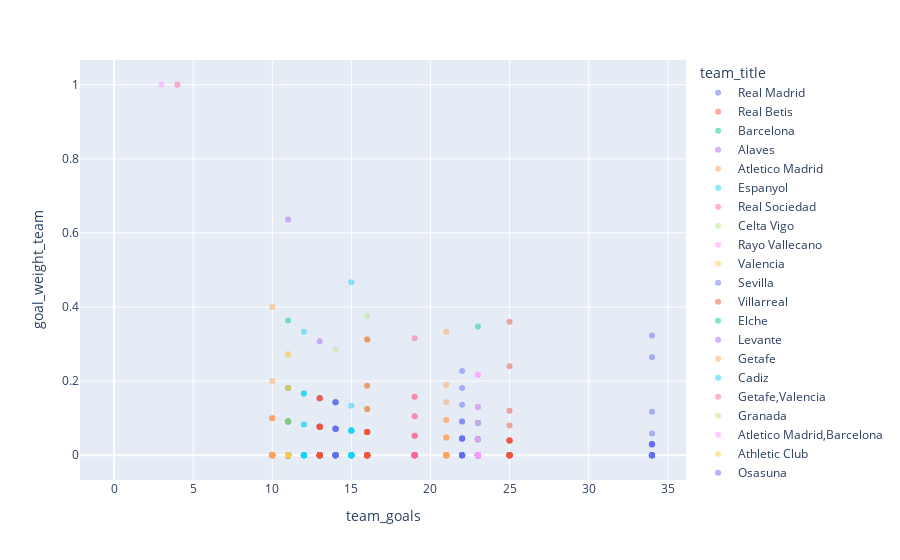

This figure's notebook cell:
### Code cell
px.scatter(df_all_players,x='team_goals',y='goal_weight_team',
            hover_data=['player_name','team_title'],color='team_title',opacity=0.5)

### Figure 1 — Plotly figure (JSON) as saved in the notebook; plotly's stock layout.template omitted (floating-point values rounded to 4 significant figures)
{"data": [{"customdata": [["Karim Benzema", "Real Madrid"], ["Vinícius Júnior", "Real Madrid"], ["Marco Asensio", "Real Madrid"], ["Nacho", "Real Madrid"], ["David Alaba", "Real Madrid"], ["Gareth Bale", "Real Madrid"], ["Lucas Vázquez", "Real Madrid"], ["Isco", "Real Madrid"], ["Daniel Carvajal", "Real Madrid"], ["Toni Kroos", "Real Madrid"], ["Ferland Mendy", "Real Madrid"], ["Eduardo Camavinga", "Real Madrid"], ["Thibaut Courtois", "Real Madrid"], ["Eden Hazard", "Real Madrid"], ["Casemiro", "Real Madrid"], ["Luka Modric", "Real Madrid"], ["Marcelo", "Real Madrid"], ["Mariano", "Real Madrid"], ["Jesús Vallejo", "Real Madrid"], ["Luka Jovic", "Real Madrid"], ["Federico Valverde", "Real Madrid"], ["Eder Militão", "Real Madrid"], ["Rodrygo", "Real Madrid"], ["Miguel Gutiérrez", "Real Madrid"], ["Sergio Santos", "Real Madrid"], ["Antonio Blanco", "Real Madrid"]], "hovertemplate": "team_title=%{customdata[1]}<br>team_goals=%{x}<br>goal_weight_team=%{y}<br>player_name=%{customdata[0]}<extra></extra>", "legendgroup": "Real Madrid", "marker": {"color": "#636efa", "opacity": 0.5, "symbol": "circle"}, "mode": "markers", "name": "Real Madrid", "orientation": "v", "showlegend": true, "type": "scatter", "x": [34, 34, 34, 34, 34, 34, 34, 34, 34, 34, 34, 34, 34, 34, 34, 34, 34, 34, 34, 34, 34, 34, 34, 34, 34, 34], "xaxis": "x", "y": [0.3235, 0.2647, 0.1176, 0.05882, 0.02941, 0.02941, 0.02941, 0.02941, 0.02941, 0.02941, 0.02941, 0.02941, 0, 0, 0, 0, 0, 0, 0, 0, 0, 0, 0, 0, 0, 0], "yaxis": "y"}, {"customdata": [["Juanmi", "Real Betis"], ["Willian José", "Real Betis"], ["Borja Iglesias", "Real Betis"], ["Nabil Fekir", "Real Betis"], ["Germán Pezzella", "Real Betis"], ["Sergio Canales", "Real Betis"], ["Álex Moreno", "Real Betis"], ["Rodrigo Sánchez", "Real Betis"], ["Kike Hermoso", "Real Betis"], ["Héctor Bellerín", "Real Betis"], ["Cristian Tello", "Real Betis"], ["Claudio Bravo", "Real Betis"], ["Martín Montoya", "Real Betis"], ["Joaquín", "Real Betis"], ["Víctor Ruiz", "Real Betis"], ["Víctor Camarasa", "Real Betis"], ["Marc Bartra", "Real Betis"], ["Rui Silva", "Real Betis"], ["Andrés Guardado", "Real Betis"], ["Aitor Ruibal", "Real Betis"], ["William Carvalho", "Real Betis"], ["Robert", "Real Betis"], ["Juan Miranda", "Real Betis"], ["Diego Lainez", "Real Betis"], ["Paul Akouokou", "Real Betis"], ["Edgar González", "Real Betis"], ["Guido Rodríguez", "Real Betis"], ["José Manuel Calderón", "Real Betis"]], "hovertemplate": "team_title=%{customdata[1]}<br>team_goals=%{x}<br>goal_weight_team=%{y}<br>player_name=%{customdata[0]}<extra></extra>", "legendgroup": "Real Betis", "marker": {"color": "#EF553B", "opacity": 0.5, "symbol": "circle"}, "mode": "markers", "name": "Real Betis", "orientation": "v", "showlegend": true, "type": "scatter", "x": [25, 25, 25, 25, 25, 25, 25, 25, 25, 25, 25, 25, 25, 25, 25, 25, 25, 25, 25, 25, 25, 25, 25, 25, 25, 25, 25, 25], "xaxis": "x", "y": [0.36, 0.24, 0.12, 0.08, 0.04, 0.04, 0.04, 0.04, 0.04, 0, 0, 0, 0, 0, 0, 0, 0, 0, 0, 0, 0, 0, 0, 0, 0, 0, 0, 0], "yaxis": "y"}, {"customdata": [["Memphis Depay", "Barcelona"], ["Anssumane Fati", "Barcelona"], ["Philippe Coutinho", "Barcelona"], ["Sergi Roberto", "Barcelona"], ["Martin Braithwaite", "Barcelona"], ["Sergio Agüero", "Barcelona"], ["Gerard Piqué", "Barcelona"], ["Sergio Busquets", "Barcelona"], ["Frenkie de Jong", "Barcelona"], ["Luuk de Jong", "Barcelona"], ["Ronald Araújo", "Barcelona"], ["Neto", "Barcelona"], ["Marc-André ter Stegen", "Barcelona"], ["Jordi Alba", "Barcelona"], ["Ousmane Dembélé", "Barcelona"], ["Clement Lenglet", "Barcelona"], ["Emerson", "Barcelona"], ["Riqui Puig", "Barcelona"], ["Eric Garcia", "Barcelona"], ["Pedri", "Barcelona"], ["Sergiño Dest", "Barcelona"], ["Óscar Mingueza", "Barcelona"], ["Nico González", "Barcelona"], ["Yusuf Demir", "Barcelona"], ["Gavi", "Barcelona"], ["Álex Balde", "Barcelona"], ["Abdessamad Ezzalzouli", "Barcelona"], ["Ilias Akhomach", "Barcelona"]], "hovertemplate": "team_title=%{customdata[1]}<br>team_goals=%{x}<br>goal_weight_team=%{y}<br>player_name=%{customdata[0]}<extra></extra>", "legendgroup": "Barcelona", "marker": {"color": "#00cc96", "opacity": 0.5, "symbol": "circle"}, "mode": "markers", "name": "Barcelona", "orientation": "v", "showlegend": true, "type": "scatter", "x": [23, 23, 23, 23, 23, 23, 23, 23, 23, 23, 23, 23, 23, 23, 23, 23, 23, 23, 23, 23, 23, 23, 23, 23, 23, 23, 23, 23], "xaxis": "x", "y": [0.3478, 0.1304, 0.08696, 0.08696, 0.08696, 0.04348, 0.04348, 0.04348, 0.04348, 0.04348, 0.04348, 0, 0, 0, 0, 0, 0, 0, 0, 0, 0, 0, 0, 0, 0, 0, 0, 0], "yaxis": "y"}, {"customdata": [["Joselu", "Alaves"], ["Víctor Laguardia", "Alaves"], ["Luis Rioja", "Alaves"], ["Mamadou Loum", "Alaves"], ["Matt Miazga", "Alaves"], ["Manu García", "Alaves"], ["Edgar Méndez", "Alaves"], ["Rubén Duarte", "Alaves"], ["John Guidetti", "Alaves"], ["Mamadou Sylla", "Alaves"], ["Tomás Pina", "Alaves"], ["Ximo Navarro", "Alaves"], ["Fernando Pacheco", "Alaves"], ["Florian Lejeune", "Alaves"], ["Alberto Rodríguez", "Alaves"], ["Antonio Moya", "Alaves"], ["Martín Aguirregabiria", "Alaves"], ["Antonio Sivera", "Alaves"], ["Pere Pons", "Alaves"], ["Miguel De la Fuente", "Alaves"], ["Iván Martín", "Alaves"], ["Javier López", "Alaves"], ["Facundo Pellistri", "Alaves"], ["Saul García", "Alaves"]], "hovertemplate": "team_title=%{customdata[1]}<br>team_goals=%{x}<br>goal_weight_team=%{y}<br>player_name=%{customdata[0]}<extra></extra>", "legendgroup": "Alaves", "marker": {"color": "#ab63fa", "opacity": 0.5, "symbol": "circle"}, "mode": "markers", "name": "Alaves", "orientation": "v", "showlegend": true, "type": "scatter", "x": [11, 11, 11, 11, 11, 11, 11, 11, 11, 11, 11, 11, 11, 11, 11, 11, 11, 11, 11, 11, 11, 11, 11, 11], "xaxis": "x", "y": [0.6364, 0.1818, 0.09091, 0.09091, 0, 0, 0, 0, 0, 0, 0, 0, 0, 0, 0, 0, 0, 0, 0, 0, 0, 0, 0, 0], "yaxis": "y"}, {"customdata": [["Luis Suárez", "Atletico Madrid"], ["Ángel Correa", "Atletico Madrid"], ["Thomas Lemar", "Atletico Madrid"], ["Yannick Carrasco", "Atletico Madrid"], ["Matheus Cunha", "Atletico Madrid"], ["Sime Vrsaljko", "Atletico Madrid"], ["João Félix", "Atletico Madrid"], ["Felipe", "Atletico Madrid"], ["Kieran Trippier", "Atletico Madrid"], ["Rodrigo de Paul", "Atletico Madrid"], ["Geoffrey Kondogbia", "Atletico Madrid"], ["Jan Oblak", "Atletico Madrid"], ["Stefan Savic", "Atletico Madrid"], ["Saúl Ñíguez", "Atletico Madrid"], ["Koke", "Atletico Madrid"], ["Giménez", "Atletico Madrid"], ["Marcos Llorente", "Atletico Madrid"], ["Mario Hermoso", "Atletico Madrid"], ["Renan Lodi", "Atletico Madrid"], ["Héctor Herrera", "Atletico Madrid"], ["Carlos Martín", "Atletico Madrid"]], "hovertemplate": "team_title=%{customdata[1]}<br>team_goals=%{x}<br>goal_weight_team=%{y}<br>player_name=%{customdata[0]}<extra></extra>", "legendgroup": "Atletico Madrid", "marker": {"color": "#FFA15A", "opacity": 0.5, "symbol": "circle"}, "mode": "markers", "name": "Atletico Madrid", "orientation": "v", "showlegend": true, "type": "scatter", "x": [21, 21, 21, 21, 21, 21, 21, 21, 21, 21, 21, 21, 21, 21, 21, 21, 21, 21, 21, 21, 21], "xaxis": "x", "y": [0.3333, 0.1905, 0.1429, 0.09524, 0.09524, 0.04762, 0.04762, 0.04762, 0, 0, 0, 0, 0, 0, 0, 0, 0, 0, 0, 0, 0], "yaxis": "y"}, {"customdata": [["Raúl de Tomás", "Espanyol"], ["Aleix Vidal", "Espanyol"], ["Sergi Gómez", "Espanyol"], ["Leandro Cabrera", "Espanyol"], ["Manuel Morlanes", "Espanyol"], ["Adrià Pedrosa", "Espanyol"], ["Yangel Herrera", "Espanyol"], ["Nicolás Melamed", "Espanyol"], ["Diego López", "Espanyol"], ["David López", "Espanyol"], ["Álvaro Vadillo", "Espanyol"], ["Adrián Embarba", "Espanyol"], ["Miguelón", "Espanyol"], ["Sergi Darder", "Espanyol"], ["Dídac Vilá", "Espanyol"], ["Fran Mérida", "Espanyol"], ["Óscar Melendo", "Espanyol"], ["Keidi Bare", "Espanyol"], ["Landry Dimata", "Espanyol"], ["Fernando Calero", "Espanyol"], ["Javi Puado", "Espanyol"], ["Wu Lei", "Espanyol"], ["Víctor Gómez", "Espanyol"], ["Óscar Gil", "Espanyol"], ["Gori", "Espanyol"], ["Lluís Recasens", "Espanyol"], ["Rubén Sánchez", "Espanyol"]], "hovertemplate": "team_title=%{customdata[1]}<br>team_goals=%{x}<br>goal_weight_team=%{y}<br>player_name=%{customdata[0]}<extra></extra>", "legendgroup": "Espanyol", "marker": {"color": "#19d3f3", "opacity": 0.5, "symbol": "circle"}, "mode": "markers", "name": "Espanyol", "orientation": "v", "showlegend": true, "type": "scatter", "x": [15, 15, 15, 15, 15, 15, 15, 15, 15, 15, 15, 15, 15, 15, 15, 15, 15, 15, 15, 15, 15, 15, 15, 15, 15, 15, 15], "xaxis": "x", "y": [0.4667, 0.1333, 0.06667, 0.06667, 0.06667, 0.06667, 0.06667, 0.06667, 0, 0, 0, 0, 0, 0, 0, 0, 0, 0, 0, 0, 0, 0, 0, 0, 0, 0, 0], "yaxis": "y"}, {"customdata": [["Mikel Oyarzabal", "Real Sociedad"], ["Aritz Elustondo", "Real Sociedad"], ["Alexander Isak", "Real Sociedad"], ["Mikel Merino", "Real Sociedad"], ["Julen Lobete", "Real Sociedad"], ["Adnan Januzaj", "Real Sociedad"], ["Alexander Sørloth", "Real Sociedad"], ["Ander Barrenetxea", "Real Sociedad"], ["David Silva", "Real Sociedad"], ["Zaldúa", "Real Sociedad"], ["Jon Bautista", "Real Sociedad"], ["Mat Ryan", "Real Sociedad"], ["Igor Zubeldia", "Real Sociedad"], ["Remiro", "Real Sociedad"], ["Diego Rico", "Real Sociedad"], ["Jon Guridi", "Real Sociedad"], ["Portu", "Real Sociedad"], ["Ander Guevara", "Real Sociedad"], ["Andoni Gorosabel", "Real Sociedad"], ["Robin Le Normand", "Real Sociedad"], ["Aihen Muñoz", "Real Sociedad"], ["Martín Zubimendi", "Real Sociedad"], ["German Valera", "Real Sociedad"], ["Jon Pacheco Dozagarat", "Real Sociedad"], ["Roberto Navarro", "Real Sociedad"], ["Beñat Turrientes", "Real Sociedad"], ["Cristo Romero", "Real Sociedad"]], "hovertemplate": "team_title=%{customdata[1]}<br>team_goals=%{x}<br>goal_weight_team=%{y}<br>player_name=%{customdata[0]}<extra></extra>", "legendgroup": "Real Sociedad", "marker": {"color": "#FF6692", "opacity": 0.5, "symbol": "circle"}, "mode": "markers", "name": "Real Sociedad", "orientation": "v", "showlegend": true, "type": "scatter", "x": [19, 19, 19, 19, 19, 19, 19, 19, 19, 19, 19, 19, 19, 19, 19, 19, 19, 19, 19, 19, 19, 19, 19, 19, 19, 19, 19], "xaxis": "x", "y": [0.3158, 0.1579, 0.1579, 0.1053, 0.1053, 0.05263, 0.05263, 0.05263, 0, 0, 0, 0, 0, 0, 0, 0, 0, 0, 0, 0, 0, 0, 0, 0, 0, 0, 0], "yaxis": "y"}, {"customdata": [["Iago Aspas", "Celta Vigo"], ["Santi Mina", "Celta Vigo"], ["Brais Méndez", "Celta Vigo"], ["Nolito", "Celta Vigo"], ["Denis Suárez", "Celta Vigo"], ["Franco Cervi", "Celta Vigo"], ["Jeison Murillo", "Celta Vigo"], ["Hugo Mallo", "Celta Vigo"], ["Kevin", "Celta Vigo"], ["Néstor Araújo", "Celta Vigo"], ["Fran Beltrán", "Celta Vigo"], ["Okay Yokuslu", "Celta Vigo"], ["Javi Galán", "Celta Vigo"], ["Joseph Aidoo", "Celta Vigo"], ["José Manuel Fontán", "Celta Vigo"], ["Renato Tapia", "Celta Vigo"], ["Miguel Baeza", "Celta Vigo"], ["Augusto Solari", "Celta Vigo"], ["Carlos Domínguez", "Celta Vigo"], ["Matías Dituro", "Celta Vigo"], ["Thiago Galhardo", "Celta Vigo"], ["Hugo Álvarez", "Celta Vigo"]], "hovertemplate": "team_title=%{customdata[1]}<br>team_goals=%{x}<br>goal_weight_team=%{y}<br>player_name=%{customdata[0]}<extra></extra>", "legendgroup": "Celta Vigo", "marker": {"color": "#B6E880", "opacity": 0.5, "symbol": "circle"}, "mode": "markers", "name": "Celta Vigo", "orientation": "v", "showlegend": true, "type": "scatter", "x": [16, 16, 16, 16, 16, 16, 16, 16, 16, 16, 16, 16, 16, 16, 16, 16, 16, 16, 16, 16, 16, 16], "xaxis": "x", "y": [0.375, 0.3125, 0.125, 0.0625, 0.0625, 0.0625, 0, 0, 0, 0, 0, 0, 0, 0, 0, 0, 0, 0, 0, 0, 0, 0], "yaxis": "y"}, {"customdata": [["Falcao", "Rayo Vallecano"], ["Álvaro García", "Rayo Vallecano"], ["Óscar Trejo", "Rayo Vallecano"], ["Randy Nteka", "Rayo Vallecano"], ["Sergi Guardiola", "Rayo Vallecano"], ["Isi Palazón", "Rayo Vallecano"], ["Santiago Comesaña", "Rayo Vallecano"], ["Pathé Ciss", "Rayo Vallecano"], ["Mario Hernández", "Rayo Vallecano"], ["Mario Suárez", "Rayo Vallecano"], ["Bebé", "Rayo Vallecano"], ["Stole Dimitrievski", "Rayo Vallecano"], ["Unai López", "Rayo Vallecano"], ["José Pozo", "Rayo Vallecano"], ["Kévin Rodrigues", "Rayo Vallecano"], ["Iván Balliu", "Rayo Vallecano"], ["Luca Zidane", "Rayo Vallecano"], ["Martín Merquelanz", "Rayo Vallecano"], ["Alejandro Catena", "Rayo Vallecano"], ["Fran García", "Rayo Vallecano"], ["Óscar Valentín", "Rayo Vallecano"], ["Andrés Martín", "Rayo Vallecano"], ["Yacine Qasmi", "Rayo Vallecano"], ["Esteban Saveljich", "Rayo Vallecano"], ["Nikola Maras", "Rayo Vallecano"]], "hovertemplate": "team_title=%{customdata[1]}<br>team_goals=%{x}<br>goal_weight_team=%{y}<br>player_name=%{customdata[0]}<extra></extra>", "legendgroup": "Rayo Vallecano", "marker": {"color": "#FF97FF", "opacity": 0.5, "symbol": "circle"}, "mode": "markers", "name": "Rayo Vallecano", "orientation": "v", "showlegend": true, "type": "scatter", "x": [23, 23, 23, 23, 23, 23, 23, 23, 23, 23, 23, 23, 23, 23, 23, 23, 23, 23, 23, 23, 23, 23, 23, 23, 23], "xaxis": "x", "y": [0.2174, 0.2174, 0.1304, 0.1304, 0.08696, 0.08696, 0.04348, 0.04348, 0.04348, 0, 0, 0, 0, 0, 0, 0, 0, 0, 0, 0, 0, 0, 0, 0, 0], "yaxis": "y"}, {"customdata": [["Carlos Soler", "Valencia"], ["Gonçalo Guedes", "Valencia"], ["José Gayá", "Valencia"], ["Gabriel", "Valencia"], ["Daniel Wass", "Valencia"], ["Maxi Gómez", "Valencia"], ["Hugo Guillamón", "Valencia"], ["Marcos de Sousa", "Valencia"], ["Omar Alderete", "Valencia"], ["Toni Lato", "Valencia"], ["Denis Cheryshev", "Valencia"], ["Cristiano Piccini", "Valencia"], ["Hélder Costa", "Valencia"], ["Jason", "Valencia"], ["Jasper Cillessen", "Valencia"], ["Mouctar Diakhaby", "Valencia"], ["Uros Racic", "Valencia"], ["Manu Vallejo", "Valencia"], ["Thierry Correia", "Valencia"], ["Koba Koindredi", "Valencia"], ["Yunus Musah", "Valencia"], ["Jesús Vázquez", "Valencia"], ["Giorgi Mamardashvili", "Valencia"]], "hovertemplate": "team_title=%{customdata[1]}<br>team_goals=%{x}<br>goal_weight_team=%{y}<br>player_name=%{customdata[0]}<extra></extra>", "legendgroup": "Valencia", "marker": {"color": "#FECB52", "opacity": 0.5, "symbol": "circle"}, "mode": "markers", "name": "Valencia", "orientation": "v", "showlegend": true, "type": "scatter", "x": [16, 16, 16, 16, 16, 16, 16, 16, 16, 16, 16, 16, 16, 16, 16, 16, 16, 16, 16, 16, 16, 16, 16], "xaxis": "x", "y": [0.3125, 0.1875, 0.125, 0.0625, 0.0625, 0.0625, 0.0625, 0.0625, 0.0625, 0, 0, 0, 0, 0, 0, 0, 0, 0, 0, 0, 0, 0, 0], "yaxis": "y"}, {"customdata": [["Rafa Mir", "Sevilla"], ["Erik Lamela", "Sevilla"], ["Youssef En-Nesyri", "Sevilla"], ["Lucas Ocampos", "Sevilla"], ["Diego Carlos", "Sevilla"], ["Fernando", "Sevilla"], ["Alejandro Gomez", "Sevilla"], ["Ivan Rakitic", "Sevilla"], ["Munir", "Sevilla"], ["Óliver Torres", "Sevilla"], ["Marcos Acuña", "Sevilla"], ["Jesús Navas", "Sevilla"], ["Suso", "Sevilla"], ["Joan Jordán", "Sevilla"], ["Karim Rekik", "Sevilla"], ["Thomas Delaney", "Sevilla"], ["Ludwig Augustinsson", "Sevilla"], ["Bono", "Sevilla"], ["Marko Dmitrovic", "Sevilla"], ["Jules Koundé", "Sevilla"], ["Óscar Rodríguez", "Sevilla"], ["Nemanja Gudelj", "Sevilla"], ["Oussama Idrissi", "Sevilla"], ["Iván Romero", "Sevilla"], ["Pedro Ortiz", "Sevilla"], ["Gonzalo Montiel", "Sevilla"]], "hovertemplate": "team_title=%{customdata[1]}<br>team_goals=%{x}<br>goal_weight_team=%{y}<br>player_name=%{customdata[0]}<extra></extra>", "legendgroup": "Sevilla", "marker": {"color": "#636efa", "opacity": 0.5, "symbol": "circle"}, "mode": "markers", "name": "Sevilla", "orientation": "v", "showlegend": true, "type": "scatter", "x": [22, 22, 22, 22, 22, 22, 22, 22, 22, 22, 22, 22, 22, 22, 22, 22, 22, 22, 22, 22, 22, 22, 22, 22, 22, 22], "xaxis": "x", "y": [0.2273, 0.1818, 0.1364, 0.09091, 0.09091, 0.04545, 0.04545, 0.04545, 0.04545, 0.04545, 0.04545, 0, 0, 0, 0, 0, 0, 0, 0, 0, 0, 0, 0, 0, 0, 0], "yaxis": "y"}, {"customdata": [["Arnaut Danjuma Groeneveld", "Villarreal"], ["Manu Trigueros", "Villarreal"], ["Alberto Moreno", "Villarreal"], ["Francis Coquelin", "Villarreal"], ["Gerard Moreno", "Villarreal"], ["Pau Torres", "Villarreal"], ["Samuel Chukwueze", "Villarreal"], ["Boulaye Dia", "Villarreal"], ["Yeremi Pino", "Villarreal"], ["Etienne Capoue", "Villarreal"], ["Raúl Albiol", "Villarreal"], ["Vicente Iborra", "Villarreal"], ["Moi Gómez", "Villarreal"], ["Gerónimo Rulli", "Villarreal"], ["Mario", "Villarreal"], ["Daniel Parejo", "Villarreal"], ["Paco Alcácer", "Villarreal"], ["Sergio Asenjo", "Villarreal"], ["Alfonso", "Villarreal"], ["Aissa Mandi", "Villarreal"], ["Serge Aurier", "Villarreal"], ["Rubén Peña", "Villarreal"], ["Estupiñán", "Villarreal"], ["Raba", "Villarreal"], ["Juan Foyth", "Villarreal"], ["Nicolas Jackson", "Villarreal"]], "hovertemplate": "team_title=%{customdata[1]}<br>team_goals=%{x}<br>goal_weight_team=%{y}<br>player_name=%{customdata[0]}<extra></extra>", "legendgroup": "Villarreal", "marker": {"color": "#EF553B", "opacity": 0.5, "symbol": "circle"}, "mode": "markers", "name": "Villarreal", "orientation": "v", "showlegend": true, "type": "scatter", "x": [16, 16, 16, 16, 16, 16, 16, 16, 16, 16, 16, 16, 16, 16, 16, 16, 16, 16, 16, 16, 16, 16, 16, 16, 16, 16], "xaxis": "x", "y": [0.3125, 0.1875, 0.125, 0.0625, 0.0625, 0.0625, 0.0625, 0.0625, 0.0625, 0, 0, 0, 0, 0, 0, 0, 0, 0, 0, 0, 0, 0, 0, 0, 0, 0], "yaxis": "y"}, {"customdata": [["Lucas Boyé", "Elche"], ["Lucas Pérez", "Elche"], ["Darío Benedetto", "Elche"], ["Enzo Roco", "Elche"], ["Pere Milla", "Elche"], ["Johan Mojica", "Elche"], ["Antonio Barragán", "Elche"], ["Diego González", "Elche"], ["Kiko Casilla", "Elche"], ["Pedro Bigas", "Elche"], ["Pablo Piatti", "Elche"], ["Omar Mascarell", "Elche"], ["Gerard Gumbau", "Elche"], ["Javier Pastore", "Elche"], ["Guido Carrillo", "Elche"], ["Fidel", "Elche"], ["Edgar Badía", "Elche"], ["Gonzalo Verdú", "Elche"], ["Josema", "Elche"], ["Josan", "Elche"], ["Raúl Guti", "Elche"], ["Tete Morente", "Elche"], ["Iván Marcone", "Elche"], ["Helibelton Palacios", "Elche"]], "hovertemplate": "team_title=%{customdata[1]}<br>team_goals=%{x}<br>goal_weight_team=%{y}<br>player_name=%{customdata[0]}<extra></extra>", "legendgroup": "Elche", "marker": {"color": "#00cc96", "opacity": 0.5, "symbol": "circle"}, "mode": "markers", "name": "Elche", "orientation": "v", "showlegend": true, "type": "scatter", "x": [11, 11, 11, 11, 11, 11, 11, 11, 11, 11, 11, 11, 11, 11, 11, 11, 11, 11, 11, 11, 11, 11, 11, 11], "xaxis": "x", "y": [0.3636, 0.1818, 0.1818, 0.09091, 0.09091, 0.09091, 0, 0, 0, 0, 0, 0, 0, 0, 0, 0, 0, 0, 0, 0, 0, 0, 0, 0], "yaxis": "y"}, {"customdata": [["Morales", "Levante"], ["Roger", "Levante"], ["Enis Bardhi", "Levante"], ["Shkodran Mustafi", "Levante"], ["Rober", "Levante"], ["José Campaña", "Levante"], ["Gonzalo Melero", "Levante"], ["Jorge De Frutos", "Levante"], ["Coke", "Levante"], ["Nemanja Radoja", "Levante"], ["Roberto Soldado", "Levante"], ["Rúben Vezo", "Levante"], ["Óscar Duarte", "Levante"], ["Pepelu", "Levante"], ["Aitor Fernández", "Levante"], ["Carlos Clerc", "Levante"], ["Sergio Postigo", "Levante"], ["Jorge Miramón", "Levante"], ["Nikola Vukcevic", "Levante"], ["Daniel Cárdenas", "Levante"], ["Pablo Martínez", "Levante"], ["Dani Gómez", "Levante"], ["Son", "Levante"], ["Mickaël Malsa", "Levante"], ["Alejandro Cantero", "Levante"], ["Enric Franquesa", "Levante"]], "hovertemplate": "team_title=%{customdata[1]}<br>team_goals=%{x}<br>goal_weight_team=%{y}<br>player_name=%{customdata[0]}<extra></extra>", "legendgroup": "Levante", "marker": {"color": "#ab63fa", "opacity": 0.5, "symbol": "circle"}, "mode": "markers", "name": "Levante", "orientation": "v", "showlegend": true, "type": "scatter", "x": [13, 13, 13, 13, 13, 13, 13, 13, 13, 13, 13, 13, 13, 13, 13, 13, 13, 13, 13, 13, 13, 13, 13, 13, 13, 13], "xaxis": "x", "y": [0.3077, 0.1538, 0.1538, 0.07692, 0.07692, 0.07692, 0.07692, 0.07692, 0, 0, 0, 0, 0, 0, 0, 0, 0, 0, 0, 0, 0, 0, 0, 0, 0, 0], "yaxis": "y"}, {"customdata": [["Enes Ünal", "Getafe"], ["Sandro Ramírez", "Getafe"], ["Stefan Mitrovic", "Getafe"], ["Mathías Olivera", "Getafe"], ["Jaime Mata", "Getafe"], ["Jorge Cuenca", "Getafe"], ["Nyom", "Getafe"], ["Jakub Jankto", "Getafe"], ["Damián Suárez", "Getafe"], ["David Soria", "Getafe"], ["Vitolo", "Getafe"], ["Mauro Arambarri", "Getafe"], ["Carles Aleñá", "Getafe"], ["David Timor", "Getafe"], ["Darío Poveda", "Getafe"], ["Erick Cabaco", "Getafe"], ["Nemanja Maksimovic", "Getafe"], ["Djené Dakonam", "Getafe"], ["Chema Rodríguez", "Getafe"], ["Jonathan Silva", "Getafe"], ["Marc Cucurella", "Getafe"], ["Florentino Luís", "Getafe"], ["Juan Iglesias", "Getafe"], ["Koffi", "Getafe"], ["José Macías", "Getafe"]], "hovertemplate": "team_title=%{customdata[1]}<br>team_goals=%{x}<br>goal_weight_team=%{y}<br>player_name=%{customdata[0]}<extra></extra>", "legendgroup": "Getafe", "marker": {"color": "#FFA15A", "opacity": 0.5, "symbol": "circle"}, "mode": "markers", "name": "Getafe", "orientation": "v", "showlegend": true, "type": "scatter", "x": [10, 10, 10, 10, 10, 10, 10, 10, 10, 10, 10, 10, 10, 10, 10, 10, 10, 10, 10, 10, 10, 10, 10, 10, 10], "xaxis": "x", "y": [0.4, 0.2, 0.1, 0.1, 0.1, 0.1, 0, 0, 0, 0, 0, 0, 0, 0, 0, 0, 0, 0, 0, 0, 0, 0, 0, 0, 0], "yaxis": "y"}, {"customdata": [["Anthony Lozano", "Cadiz"], ["Álvaro Negredo", "Cadiz"], ["Álex Fernández", "Cadiz"], ["Alfonso Espino", "Cadiz"], ["Varazdat Haroyan", "Cadiz"], ["Salvi Sánchez", "Cadiz"], ["Cala", "Cadiz"], ["Florin Andone", "Cadiz"], ["Álvaro Jiménez", "Cadiz"], ["Iván Alejo", "Cadiz"], ["Carlos Akapo", "Cadiz"], ["Isaac Carcelén", "Cadiz"], ["Marcos Mauro", "Cadiz"], ["Jens Jonsson", "Cadiz"], ["Fali", "Cadiz"], ["Alberto Perea", "Cadiz"], ["Jeremías Ledesma", "Cadiz"], ["Victor Chust", "Cadiz"], ["Álvaro Bastida", "Cadiz"], ["Tomás Alarcón", "Cadiz"], ["Milutin Osmajic", "Cadiz"], ["Iván Chapela", "Cadiz"], ["Martín Calderón", "Cadiz"], ["Santiago Arzamendia", "Cadiz"], ["Pedro Benito", "Cadiz"]], "hovertemplate": "team_title=%{customdata[1]}<br>team_goals=%{x}<br>goal_weight_team=%{y}<br>player_name=%{customdata[0]}<extra></extra>", "legendgroup": "Cadiz", "marker": {"color": "#19d3f3", "opacity": 0.5, "symbol": "circle"}, "mode": "markers", "name": "Cadiz", "orientation": "v", "showlegend": true, "type": "scatter", "x": [12, 12, 12, 12, 12, 12, 12, 12, 12, 12, 12, 12, 12, 12, 12, 12, 12, 12, 12, 12, 12, 12, 12, 12, 12], "xaxis": "x", "y": [0.3333, 0.1667, 0.1667, 0.1667, 0.08333, 0.08333, 0, 0, 0, 0, 0, 0, 0, 0, 0, 0, 0, 0, 0, 0, 0, 0, 0, 0, 0], "yaxis": "y"}, {"customdata": [["Hugo Duro", "Getafe,Valencia"]], "hovertemplate": "team_title=%{customdata[1]}<br>team_goals=%{x}<br>goal_weight_team=%{y}<br>player_name=%{customdata[0]}<extra></extra>", "legendgroup": "Getafe,Valencia", "marker": {"color": "#FF6692", "opacity": 0.5, "symbol": "circle"}, "mode": "markers", "name": "Getafe,Valencia", "orientation": "v", "showlegend": true, "type": "scatter", "x": [4], "xaxis": "x", "y": [1], "yaxis": "y"}, {"customdata": [["Luis Suárez", "Granada"], ["Jorge Molina", "Granada"], ["Germán Sánchez", "Granada"], ["Rubén Rochina", "Granada"], ["Montoro", "Granada"], ["Darwin Machís", "Granada"], ["Domingos Duarte", "Granada"], ["Antonio Puertas", "Granada"], ["Luis Milla", "Granada"], ["Carlos Bacca", "Granada"], ["Sergio Escudero", "Granada"], ["Quini", "Granada"], ["Aarón", "Granada"], ["Maxime Gonalons", "Granada"], ["Víctor Díaz", "Granada"], ["Santiago Arias", "Granada"], ["Yan Eteki", "Granada"], ["Carlos Neva", "Granada"], ["Monchu", "Granada"], ["Alberto Soro", "Granada"], ["Isma Ruiz", "Granada"], ["Raúl Torrente", "Granada"], ["Luis Abram", "Granada"], ["Luís Maximiano", "Granada"]], "hovertemplate": "team_title=%{customdata[1]}<br>team_goals=%{x}<br>goal_weight_team=%{y}<br>player_name=%{customdata[0]}<extra></extra>", "legendgroup": "Granada", "marker": {"color": "#B6E880", "opacity": 0.5, "symbol": "circle"}, "mode": "markers", "name": "Granada", "orientation": "v", "showlegend": true, "type": "scatter", "x": [14, 14, 14, 14, 14, 14, 14, 14, 14, 14, 14, 14, 14, 14, 14, 14, 14, 14, 14, 14, 14, 14, 14, 14], "xaxis": "x", "y": [0.2857, 0.1429, 0.1429, 0.07143, 0.07143, 0.07143, 0.07143, 0.07143, 0.07143, 0, 0, 0, 0, 0, 0, 0, 0, 0, 0, 0, 0, 0, 0, 0], "yaxis": "y"}, {"customdata": [["Antoine Griezmann", "Atletico Madrid,Barcelona"]], "hovertemplate": "team_title=%{customdata[1]}<br>team_goals=%{x}<br>goal_weight_team=%{y}<br>player_name=%{customdata[0]}<extra></extra>", "legendgroup": "Atletico Madrid,Barcelona", "marker": {"color": "#FF97FF", "opacity": 0.5, "symbol": "circle"}, "mode": "markers", "name": "Atletico Madrid,Barcelona", "orientation": "v", "showlegend": true, "type": "scatter", "x": [3], "xaxis": "x", "y": [1], "yaxis": "y"}, {"customdata": [["Iñaki Williams", "Athletic Club"], ["Raúl García", "Athletic Club"], ["Muniain", "Athletic Club"], ["Iñigo Martínez", "Athletic Club"], ["Dani Vivian", "Athletic Club"], ["Dani García", "Athletic Club"], ["Balenziaga", "Athletic Club"], ["Íñigo Lekue", "Athletic Club"], ["De Marcos", "Athletic Club"], ["Yeray Álvarez", "Athletic Club"], ["Mikel Vesga", "Athletic Club"], ["Alex Berenguer", "Athletic Club"], ["Asier Villalibre", "Athletic Club"], ["Unai Simón", "Athletic Club"], ["Unai Núñez", "Athletic Club"], ["Oihan Sancet", "Athletic Club"], ["Unai Vencedor", "Athletic Club"], ["Jon Morcillo", "Athletic Club"], ["Oier Zarraga", "Athletic Club"], ["Nico Williams", "Athletic Club"], ["Julen Agirrezabala", "Athletic Club"], ["Nicolás Serrano", "Athletic Club"], ["Alex Petxarromán", "Athletic Club"]], "hovertemplate": "team_title=%{customdata[1]}<br>team_goals=%{x}<br>goal_weight_team=%{y}<br>player_name=%{customdata[0]}<extra></extra>", "legendgroup": "Athletic Club", "marker": {"color": "#FECB52", "opacity": 0.5, "symbol": "circle"}, "mode": "markers", "name": "Athletic Club", "orientation": "v", "showlegend": true, "type": "scatter", "x": [11, 11, 11, 11, 11, 11, 11, 11, 11, 11, 11, 11, 11, 11, 11, 11, 11, 11, 11, 11, 11, 11, 11], "xaxis": "x", "y": [0.2727, 0.2727, 0.1818, 0.1818, 0.09091, 0, 0, 0, 0, 0, 0, 0, 0, 0, 0, 0, 0, 0, 0, 0, 0, 0, 0], "yaxis": "y"}, {"customdata": [["Kike García", "Osasuna"], ["David García", "Osasuna"], ["Roberto Torres", "Osasuna"], ["Ezequiel Ávila", "Osasuna"], ["José Ángel", "Osasuna"], ["Lucas Torró", "Osasuna"], ["Manuel Sánchez", "Osasuna"], ["Jon Moncayola", "Osasuna"], ["Iñigo Pérez", "Osasuna"], ["Javi Martínez", "Osasuna"], ["Ante Budimir", "Osasuna"], ["Robert Ibáñez", "Osasuna"], ["Rubén García", "Osasuna"], ["Javi Ontiveros", "Osasuna"], ["Darko Brasanac", "Osasuna"], ["Oier", "Osasuna"], ["Kike Barja", "Osasuna"], ["Unai García", "Osasuna"], ["Nacho Vidal", "Osasuna"], ["Juan Pérez", "Osasuna"], ["Aridane Hernández", "Osasuna"], ["Sergio Herrera", "Osasuna"], ["Juan Cruz", "Osasuna"], ["Jesús Areso", "Osasuna"], ["Barbero", "Osasuna"], ["Jaume Grau", "Osasuna"]], "hovertemplate": "team_title=%{customdata[1]}<br>team_goals=%{x}<br>goal_weight_team=%{y}<br>player_name=%{customdata[0]}<extra></extra>", "legendgroup": "Osasuna", "marker": {"color": "#636efa", "opacity": 0.5, "symbol": "circle"}, "mode": "markers", "name": "Osasuna", "orientation": "v", "showlegend": true, "type": "scatter", "x": [14, 14, 14, 14, 14, 14, 14, 14, 14, 14, 14, 14, 14, 14, 14, 14, 14, 14, 14, 14, 14, 14, 14, 14, 14, 14], "xaxis": "x", "y": [0.1429, 0.1429, 0.1429, 0.1429, 0.07143, 0.07143, 0.07143, 0.07143, 0.07143, 0.07143, 0, 0, 0, 0, 0, 0, 0, 0, 0, 0, 0, 0, 0, 0, 0, 0], "yaxis": "y"}, {"customdata": [["Iddrisu Baba", "Mallorca"], ["Dani Rodríguez", "Mallorca"], ["Fernando Niño", "Mallorca"], ["Pablo Maffeo", "Mallorca"], ["Salva Sevilla", "Mallorca"], ["Ángel", "Mallorca"], ["Lee Kang-In", "Mallorca"], ["Abdón Prats", "Mallorca"], ["Brian Oliván", "Mallorca"], ["Antonio Sánchez", "Mallorca"], ["Amath Diedhiou", "Mallorca"], ["Jaume Costa", "Mallorca"], ["Raíllo", "Mallorca"], ["Jordi Mboula", "Mallorca"], ["Manolo Reina", "Mallorca"], ["Joan Sastre", "Mallorca"], ["Martin Valjent", "Mallorca"], ["Aleix Febas", "Mallorca"], ["Lago Junior", "Mallorca"], ["Aleksander Sedlar", "Mallorca"], ["Takefusa Kubo", "Mallorca"], ["Rodrigo Battaglia", "Mallorca"], ["Matthew Hoppe", "Mallorca"], ["Inigo Ruiz de Galarreta", "Mallorca"], ["Dominik Greif", "Mallorca"], ["Franco Russo", "Mallorca"], ["Josep Gayá", "Mallorca"]], "hovertemplate": "team_title=%{customdata[1]}<br>team_goals=%{x}<br>goal_weight_team=%{y}<br>player_name=%{customdata[0]}<extra></extra>", "legendgroup": "Mallorca", "marker": {"color": "#EF553B", "opacity": 0.5, "symbol": "circle"}, "mode": "markers", "name": "Mallorca", "orientation": "v", "showlegend": true, "type": "scatter", "x": [13, 13, 13, 13, 13, 13, 13, 13, 13, 13, 13, 13, 13, 13, 13, 13, 13, 13, 13, 13, 13, 13, 13, 13, 13, 13, 13], "xaxis": "x", "y": [0.1538, 0.1538, 0.1538, 0.07692, 0.07692, 0.07692, 0.07692, 0.07692, 0.07692, 0.07692, 0, 0, 0, 0, 0, 0, 0, 0, 0, 0, 0, 0, 0, 0, 0, 0, 0], "yaxis": "y"}, {"customdata": [["Dimitri Foulquier", "Granada,Valencia"]], "hovertemplate": "team_title=%{customdata[1]}<br>team_goals=%{x}<br>goal_weight_team=%{y}<br>player_name=%{customdata[0]}<extra></extra>", "legendgroup": "Granada,Valencia", "marker": {"color": "#00cc96", "opacity": 0.5, "symbol": "circle"}, "mode": "markers", "name": "Granada,Valencia", "orientation": "v", "showlegend": true, "type": "scatter", "x": [0], "xaxis": "x", "y": [null], "yaxis": "y"}, {"customdata": [["Rubén Sobrino", "Cadiz,Valencia"]], "hovertemplate": "team_title=%{customdata[1]}<br>team_goals=%{x}<br>goal_weight_team=%{y}<br>player_name=%{customdata[0]}<extra></extra>", "legendgroup": "Cadiz,Valencia", "marker": {"color": "#ab63fa", "opacity": 0.5, "symbol": "circle"}, "mode": "markers", "name": "Cadiz,Valencia", "orientation": "v", "showlegend": true, "type": "scatter", "x": [0], "xaxis": "x", "y": [null], "yaxis": "y"}, {"customdata": [["Loren Morón", "Espanyol,Real Betis"]], "hovertemplate": "team_title=%{customdata[1]}<br>team_goals=%{x}<br>goal_weight_team=%{y}<br>player_name=%{customdata[0]}<extra></extra>", "legendgroup": "Espanyol,Real Betis", "marker": {"color": "#FFA15A", "opacity": 0.5, "symbol": "circle"}, "mode": "markers", "name": "Espanyol,Real Betis", "orientation": "v", "showlegend": true, "type": "scatter", "x": [0], "xaxis": "x", "y": [null], "yaxis": "y"}], "layout": {"legend": {"title": {"text": "team_title"}, "tracegroupgap": 0}, "margin": {"t": 60}, "xaxis": {"anchor": "y", "domain": [0, 1], "title": {"text": "team_goals"}}, "yaxis": {"anchor": "x", "domain": [0, 1], "title": {"text": "goal_weight_team"}}}}
